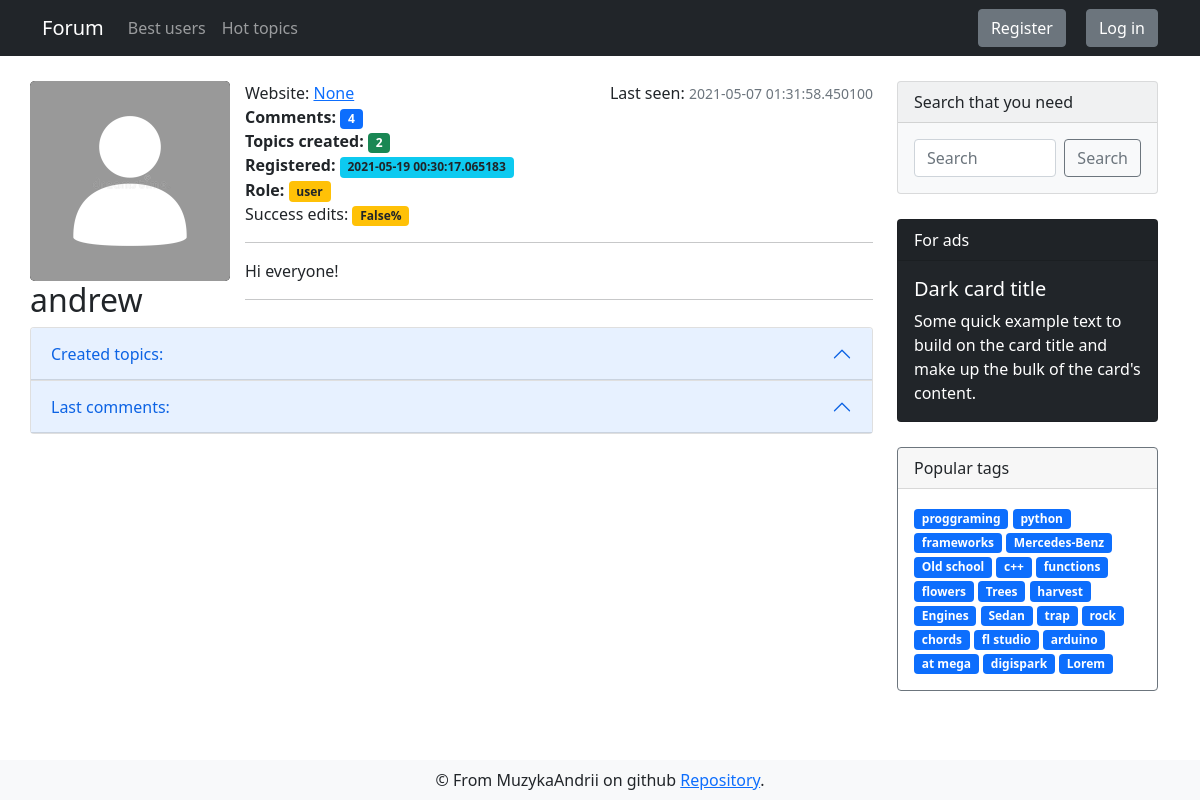
The page /user/1 on the database as committed earlier.
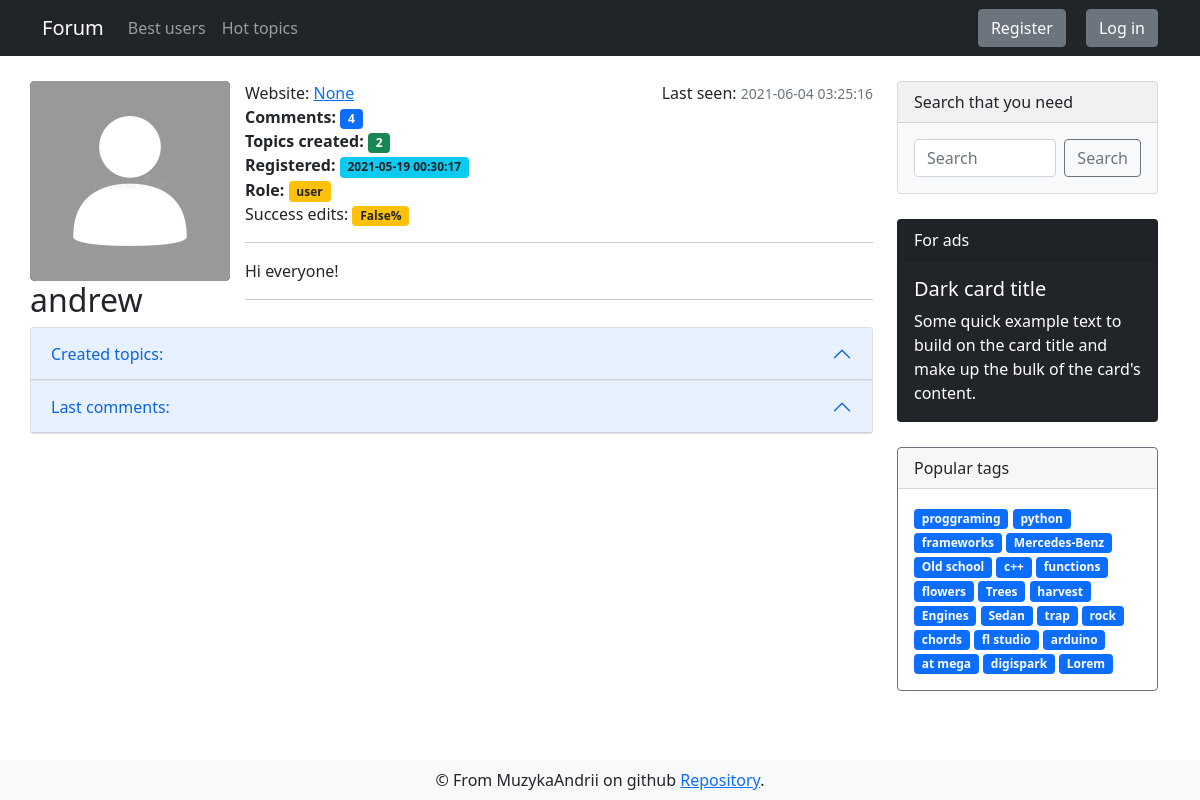
The same page on the database as committed later.
### app/models.py (models this page shows, shortened)
class DbMixin(object):
    def save(self):
        db.session.add(self)
        db.session.commit()

class User(UserMixin, DbMixin, db.Model):
    id = db.Column(db.Integer, primary_key = True, autoincrement=True)
    nickname = db.Column(db.String(30), unique=True, nullable=False)
    email = db.Column(db.String(120), unique=True, nullable=False)
    email_confirmed = db.Column(db.Boolean, default=False)
    password = db.Column(db.String(70), nullable=False)
    about = db.Column(db.Text, default='Hi everyone!')
    website = db.Column(db.String(120))
    register_date = db.Column(db.DateTime, default=dt.utcnow)
    last_seen = db.Column(db.DateTime, default=dt.utcnow)
    is_banned = db.Column(db.Boolean, default=False)
    ban_reason = db.Column(db.String(255))
    created_discussions = db.relationship('Discussion', backref='creator', lazy='dynamic')
    created_comments = db.relationship('Comment', backref='creator', lazy='dynamic')
    avatars = db.relationship('Image', backref='owner', lazy='dynamic')
    edit_requests = db.relationship('Edit_request', backref='editor', lazy='dynamic')
    roles = db.relationship('Role', secondary=users_roles, backref=db.backref('users', lazy='select'))
    def get_avatar(self):
        if self.avatars.all():
            return app.config['USERS_PICS_DIR'] + self.avatars.order_by(Image.date_upload.desc()).first().name
        else:
            return app.config['DEFAULT_AVATAR']
    def last_comments(self):
        return self.created_comments.order_by(Comment.written_at.desc()).limit(5).all()
    def get_request_stats(self):
        reqs = self.edit_requests
        success = reqs.filter(Edit_request.is_validated == True).count()
        all_reqs = reqs.filter(Edit_request.is_validated == False).count()
        if all_reqs > 0:
            return round(success / all_reqs * 100 ,1)
        else:
            return False

class Tag(DbMixin, db.Model):
    id = db.Column(db.Integer, primary_key = True, autoincrement=True)
    name = db.Column(db.String(50), unique=True, nullable=False)
    slug = db.Column(db.String(100), unique=True, nullable=False)
    section_id = db.Column(db.Integer, db.ForeignKey('section.id'), nullable=False)

### app/views.py (the view)
@cache.memoize(timeout=30)
@app.route('/user/<int:user_id>', methods=['GET'])
def user_profile(user_id):
    user = User.query.get_or_404(user_id)
    return render_template('user/user_profile.html', tags=get_tags(), user=user)

### app/views.py (called while the page is built)
@app.before_request
def update_last_seen():
    if current_user.is_authenticated:
        current_user.update_last_seen()

@app.before_request
@cache.cached(timeout=60)
def check_banned():
    if current_user.is_authenticated and current_user.is_banned == True:
        ban_reason = current_user.ban_reason
        logout_user()
        return render_template('alerts/banned.html', reason=ban_reason)

@cache.cached(timeout=600, key_prefix='tags')
def get_tags():
    return Tag.query.limit(25).all()

### app/templates/user/user_profile.html (shortened to what this page needs)
{% extends "layouts/base.html" %}
{% block content %}
<div class="container">
    <div class="row">
        <div style="margin-top: 25px;" class="col-md-9 list-group list-group-numbered">
            <div class="d-flex">
                <div class="user-main">
                    <div class="avatar" data-bs-toggle="modal" data-bs-target="#exampleModal">
                        <img class="" src="{{ user.get_avatar() }}" alt="">
                    </div>
                    <h2 class="">{{ user.nickname }}</h2>
                </div>
                <div class="user-info-page">
                    <div class="user-info-additionly d-flex justify-content-between">
                        <div>Website: <a href="/{{ user.website }}">{{ user.website }}</a></div>
                        <div class="card-text">Last seen: <small class="text-muted">{{ user.last_seen }}</small></div>
                    </div>
                    <div class="user-info-com fw-bold">
                        Comments: <span class="badge bg-primary">{{ user.created_comments.count() }}</span>
                    </div>
                    <div class="user-info-top fw-bold">
                        Topics created: <span class="badge bg-success">{{ user.created_discussions.count() }} </span>
                    </div>
                    <div class="user-registe fw-bold">
                        Registered: <span class="badge bg-info text-dark">{{ user.register_date }}</span>
                    </div>
                    <div class="user-registe fw-bold">
                        Role:
                            {% if user.roles %}
                            {% for role in user.roles %}
                            <span class="badge bg-danger text-dark">{{ role.name }}</span>
                            {% endfor %}
                            {% else %}
                            <span class="badge bg-warning text-dark">user</span>
                            {% endif %}
                    </div>
                    <div class="user-registe">
                        Success edits: <span class="badge bg-warning text-dark">{{ user.get_request_stats() }}%</span>
                    </div><hr>
                    <div class="user-info-desc">
                        {{ user.about }}
                    </div>
                    <hr>
                </div>
            </div>
            <div class="user-overview row">
                <div class=" col-md-12">
                    <div class="accordion-item">
                        <h2 class="accordion-header" id="headingOne">
                            <button class="accordion-button" type="button" data-bs-toggle="collapse"
                                data-bs-target="#collapseOne" aria-expanded="true" aria-controls="collapseOne">
                                Created topics:
                            </button>
                        </h2>
                    </div>
                    <div class="accordion-item">
                        <h2 class="accordion-header" id="headingOne">
                            <button class="accordion-button" type="button" data-bs-toggle="collapse"
                                data-bs-target="#collapseTwo" aria-expanded="true" aria-controls="collapseOne">
                                Last comments:
                            </button>
                        </h2>
                    </div>
                </div>
            </div>
        </div>
        {% include 'layouts/sidebar.html' %}
    </div>
</div>
{% endblock %}

### app/templates/layouts/base.html (shortened to what this page needs)
<!doctype html>
<html>
<head>
  {% block head %}
  <link href="https://cdn.jsdelivr.net/npm/bootstrap@5.0.0/dist/css/bootstrap.min.css" rel="stylesheet"
>
  <link rel="stylesheet" type="text/css" href="{{ url_for('static',filename='css/style.css') }}">
  {% endblock %}
</head>
<body>
  <nav class="navbar navbar-expand-lg navbar-dark bg-dark">
    <div class="container">
      <a class="navbar-brand" href="{{ url_for('index') }}">Forum</a>
      <div class="collapse navbar-collapse" id="navbarSupportedContent">
        <ul class="navbar-nav me-auto mb-2 mb-lg-0">
          <li class="nav-item">
            <a class="nav-link" aria-current="page" href="{{url_for('list_users')}}">Best users</a>
          </li>
          <li class="nav-item">
            <a class="nav-link" href="{{ url_for('hot_topics') }}">Hot topics</a>
          </li>
        </ul>
        <form class="d-flex">
          {% if current_user.is_anonymous %}
          <a href="{{ url_for('auth.register') }}" type="button" class="btn login-btn btn-secondary">Register</a>
          <a href="{{ url_for('auth.login') }}" type="button" class="btn btn-secondary">Log in</a>
          {% endif %}
        </form>
      </div>
    </div>
  </nav>
  {% block content %}
  {% endblock %}
  {% block footer %}
  <footer class="navbar fixed-bottom navbar-light bg-light">
    <div class="container" style="justify-content: space-around;">
      <div class="footer-content">
        &copy; From MuzykaAndrii on github
        <a href="https://github.com/MuzykaAndrii/modern-flask-forum">Repository</a>.</div>
    </div>
  </footer>
  {% endblock %}
</body>
</html>

### app/templates/layouts/sidebar.html
<div class="sidebar col-md-3">
    <div class="card text-dark bg-light mb-3" style="max-width: 18rem;">
        <div class="card-header">Search that you need</div>
        <form method="GET" action="{{ url_for('search') }}" class="card-body d-flex">
            <input name="search_query" value="{{ request.args.get('search_query', '') }}" class="form-control me-2" type="text" placeholder="Search" aria-label="Search">
            <button class="btn btn-outline-secondary" type="submit">Search</button>
        </form>
    </div>
    <div class="card text-white bg-dark mb-3" style="max-width: 18rem;">
        <div class="card-header">For ads</div>
        <div class="card-body">
            <h5 class="card-title">Dark card title</h5>
            <p class="card-text">Some quick example text to build on the card title and make up the bulk of the
                card's content.</p>
        </div>
    </div>
    <div class="card border-secondary mb-3" style="max-width: 18rem;">
        <div class="card-header">Popular tags</div>
        <div class="card-body text-secondary">
            {% for tag in tags %}
            <a href="{{ url_for('tags_discussions', tag_slug=tag.slug) }}" class="tag badge bg-primary">{{ tag.name }}</a>
            {% endfor %}
        </div>
    </div>
</div>

### app/static/css/style.css (style rules this page uses)
.login-btn { margin-right: 20px; }
.card { margin: 25px 0; }
.tag { text-decoration: none; }
.user-info-page { flex-basis: 100%; margin-left: 15px; }
.avatar { width: 200px; height: 200px; background-color: #000; cursor: pointer; border-radius: 5px; }
.avatar img { object-fit: cover; width: 100%; height: 100%; border-radius: 5px; }

Rows that differ between the two databases and show on the page:
changed User "andrew": last_seen "2021-05-07 01:31:58.450100" → "2021-06-04 03:25:16"; register_date "2021-05-19 00:30:17.065183" → "2021-05-19 00:30:17"
